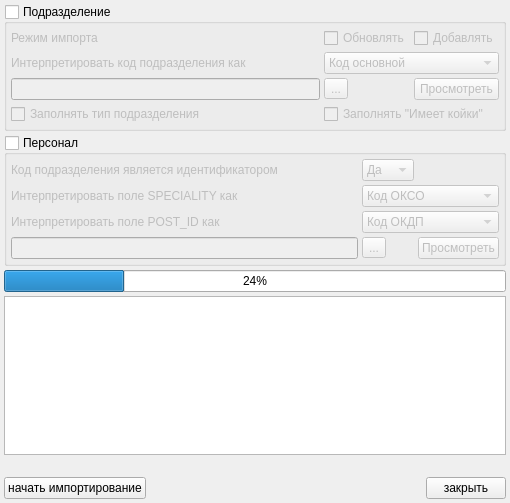
<?xml version="1.0" encoding="UTF-8"?>
<ui version="4.0">
 <class>ImportFromSailDialog</class>
 <widget class="QDialog" name="ImportFromSailDialog">
  <property name="geometry">
   <rect>
    <x>0</x>
    <y>0</y>
    <width>510</width>
    <height>503</height>
   </rect>
  </property>
  <property name="windowTitle">
   <string>Импорт из ИС &quot;Парус&quot;</string>
  </property>
  <layout class="QGridLayout" name="gridLayout_3">
   <property name="margin">
    <number>4</number>
   </property>
   <property name="spacing">
    <number>4</number>
   </property>
   <item row="0" column="0" colspan="3">
    <widget class="QGroupBox" name="grpImportOrgStructure">
     <property name="title">
      <string>Подразделение</string>
     </property>
     <property name="checkable">
      <bool>true</bool>
     </property>
     <property name="checked">
      <bool>false</bool>
     </property>
     <layout class="QGridLayout" name="gridLayout">
      <property name="margin">
       <number>4</number>
      </property>
      <property name="spacing">
       <number>4</number>
      </property>
      <item row="2" column="0">
       <widget class="QLineEdit" name="edtFileNameOrgStructure"/>
      </item>
      <item row="2" column="1">
       <widget class="QToolButton" name="btnSelectFileOrgStructure">
        <property name="text">
         <string>...</string>
        </property>
       </widget>
      </item>
      <item row="2" column="2">
       <widget class="QPushButton" name="btnViewOrgStructure">
        <property name="text">
         <string>Просмотреть</string>
        </property>
       </widget>
      </item>
      <item row="3" column="0">
       <widget class="QCheckBox" name="chkTypeOrgStructure">
        <property name="text">
         <string>Заполнять тип подразделения</string>
        </property>
       </widget>
      </item>
      <item row="3" column="1" colspan="2">
       <widget class="QCheckBox" name="chkHasHospitalBeds">
        <property name="text">
         <string>Заполнять &quot;Имеет койки&quot;</string>
        </property>
       </widget>
      </item>
      <item row="1" column="0">
       <widget class="QLabel" name="label_3">
        <property name="text">
         <string>Интерпретировать код подразделения как</string>
        </property>
       </widget>
      </item>
      <item row="1" column="1" colspan="2">
       <widget class="QComboBox" name="cmbOrgStructureCodeType">
        <item>
         <property name="text">
          <string>Код основной</string>
         </property>
        </item>
        <item>
         <property name="text">
          <string>Код по бухгалтерии</string>
         </property>
        </item>
       </widget>
      </item>
      <item row="0" column="1">
       <widget class="QCheckBox" name="chkUpdateOrgStructure">
        <property name="text">
         <string>Обновлять</string>
        </property>
       </widget>
      </item>
      <item row="0" column="2">
       <widget class="QCheckBox" name="chkAttachOrgStructure">
        <property name="text">
         <string>Добавлять</string>
        </property>
       </widget>
      </item>
      <item row="0" column="0">
       <widget class="QLabel" name="label_5">
        <property name="text">
         <string>Режим импорта</string>
        </property>
       </widget>
      </item>
     </layout>
    </widget>
   </item>
   <item row="1" column="0" rowspan="2" colspan="3">
    <widget class="QGroupBox" name="grpImportPerson">
     <property name="title">
      <string>Персонал</string>
     </property>
     <property name="checkable">
      <bool>true</bool>
     </property>
     <property name="checked">
      <bool>false</bool>
     </property>
     <layout class="QGridLayout" name="gridLayout_2">
      <property name="margin">
       <number>4</number>
      </property>
      <property name="spacing">
       <number>4</number>
      </property>
      <item row="4" column="0">
       <widget class="QLineEdit" name="edtFileNamePerson"/>
      </item>
      <item row="4" column="1">
       <widget class="QToolButton" name="btnSelectFilePerson">
        <property name="text">
         <string>...</string>
        </property>
       </widget>
      </item>
      <item row="4" column="2">
       <widget class="QPushButton" name="btnViewPerson">
        <property name="text">
         <string>Просмотреть</string>
        </property>
       </widget>
      </item>
      <item row="2" column="1" colspan="2">
       <widget class="QComboBox" name="cmbSpecialityCodeType">
        <item>
         <property name="text">
          <string>Код ОКСО</string>
         </property>
        </item>
        <item>
         <property name="text">
          <string>Региональный код</string>
         </property>
        </item>
       </widget>
      </item>
      <item row="2" column="0">
       <widget class="QLabel" name="label">
        <property name="text">
         <string>Интерпретировать поле SPECIALITY как</string>
        </property>
       </widget>
      </item>
      <item row="3" column="0">
       <widget class="QLabel" name="label_2">
        <property name="text">
         <string>Интерпретировать поле POST_ID как</string>
        </property>
       </widget>
      </item>
      <item row="3" column="1" colspan="2">
       <widget class="QComboBox" name="cmbPostCodeType">
        <item>
         <property name="text">
          <string>Код ОКДП</string>
         </property>
        </item>
        <item>
         <property name="text">
          <string>Региональный код</string>
         </property>
        </item>
       </widget>
      </item>
      <item row="1" column="1">
       <widget class="QComboBox" name="cmbOrgstructureId">
        <item>
         <property name="text">
          <string>Да</string>
         </property>
        </item>
        <item>
         <property name="text">
          <string>Нет</string>
         </property>
        </item>
       </widget>
      </item>
      <item row="1" column="0">
       <widget class="QLabel" name="label_4">
        <property name="text">
         <string>Код подразделения является идентификатором</string>
        </property>
       </widget>
      </item>
     </layout>
    </widget>
   </item>
   <item row="3" column="0" colspan="3">
    <widget class="QProgressBar" name="prbImport">
     <property name="value">
      <number>24</number>
     </property>
     <property name="orientation">
      <enum>Qt::Horizontal</enum>
     </property>
    </widget>
   </item>
   <item row="7" column="0" colspan="3">
    <layout class="QHBoxLayout">
     <property name="spacing">
      <number>6</number>
     </property>
     <property name="margin">
      <number>0</number>
     </property>
     <item>
      <widget class="QPushButton" name="btnImport">
       <property name="text">
        <string>начать импортирование</string>
       </property>
      </widget>
     </item>
     <item>
      <spacer>
       <property name="orientation">
        <enum>Qt::Horizontal</enum>
       </property>
       <property name="sizeHint" stdset="0">
        <size>
         <width>40</width>
         <height>20</height>
        </size>
       </property>
      </spacer>
     </item>
     <item>
      <widget class="QPushButton" name="btnClose">
       <property name="text">
        <string>закрыть</string>
       </property>
      </widget>
     </item>
    </layout>
   </item>
   <item row="6" column="0" colspan="3">
    <widget class="QLabel" name="stat">
     <property name="text">
      <string/>
     </property>
    </widget>
   </item>
   <item row="4" column="0" colspan="3">
    <widget class="QTextBrowser" name="log"/>
   </item>
  </layout>
 </widget>
 <resources/>
 <connections/>
</ui>
